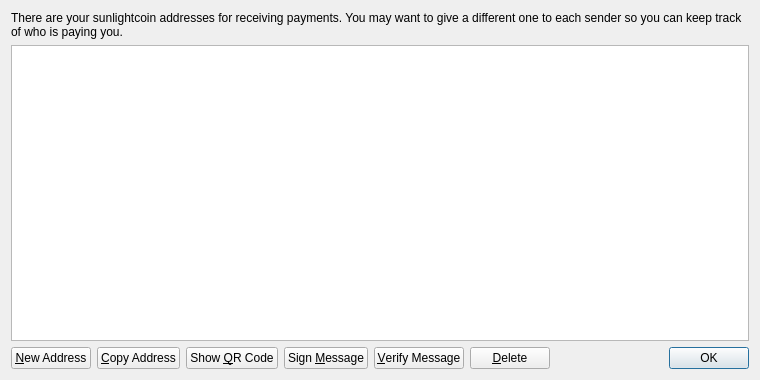
<?xml version="1.0" encoding="UTF-8"?>
<ui version="4.0">
 <class>AddressBookPage</class>
 <widget class="QWidget" name="AddressBookPage">
  <property name="geometry">
   <rect>
    <x>0</x>
    <y>0</y>
    <width>760</width>
    <height>380</height>
   </rect>
  </property>
  <property name="windowTitle">
   <string>Address Book</string>
  </property>
  <layout class="QVBoxLayout" name="verticalLayout">
   <item>
    <widget class="QLabel" name="labelExplanation">
     <property name="text">
      <string>There are your sunlightcoin addresses for receiving payments. You may want to give a different one to each sender so you can keep track of who is paying you.</string>
     </property>
     <property name="textFormat">
      <enum>Qt::PlainText</enum>
     </property>
     <property name="wordWrap">
      <bool>true</bool>
     </property>
    </widget>
   </item>
   <item>
    <widget class="QTableView" name="tableView">
     <property name="contextMenuPolicy">
      <enum>Qt::CustomContextMenu</enum>
     </property>
     <property name="toolTip">
      <string>Double-click to edit address or label</string>
     </property>
     <property name="tabKeyNavigation">
      <bool>false</bool>
     </property>
     <property name="alternatingRowColors">
      <bool>true</bool>
     </property>
     <property name="selectionMode">
      <enum>QAbstractItemView::SingleSelection</enum>
     </property>
     <property name="selectionBehavior">
      <enum>QAbstractItemView::SelectRows</enum>
     </property>
     <property name="sortingEnabled">
      <bool>true</bool>
     </property>
     <attribute name="verticalHeaderVisible">
      <bool>false</bool>
     </attribute>
    </widget>
   </item>
   <item>
    <layout class="QHBoxLayout" name="horizontalLayout">
     <item>
      <widget class="QPushButton" name="newAddressButton">
       <property name="toolTip">
        <string>Create a new address</string>
       </property>
       <property name="text">
        <string>&amp;New Address</string>
       </property>
       <property name="icon">
        <iconset resource="../bitcoin.qrc">
         <normaloff>:/icons/add</normaloff>:/icons/add</iconset>
       </property>
      </widget>
     </item>
     <item>
      <widget class="QPushButton" name="copyToClipboard">
       <property name="toolTip">
        <string>Copy the currently selected address to the system clipboard</string>
       </property>
       <property name="text">
        <string>&amp;Copy Address</string>
       </property>
       <property name="icon">
        <iconset resource="../bitcoin.qrc">
         <normaloff>:/icons/editcopy</normaloff>:/icons/editcopy</iconset>
       </property>
      </widget>
     </item>
     <item>
      <widget class="QPushButton" name="showQRCode">
       <property name="text">
        <string>Show &amp;QR Code</string>
       </property>
       <property name="icon">
        <iconset resource="../bitcoin.qrc">
         <normaloff>:/icons/qrcode</normaloff>:/icons/qrcode</iconset>
       </property>
      </widget>
     </item>
     <item>
      <widget class="QPushButton" name="signMessage">
       <property name="toolTip">
        <string>Sign a message to prove you own a sunlightcoin address</string>
       </property>
       <property name="text">
        <string>Sign &amp;Message</string>
       </property>
       <property name="icon">
        <iconset resource="../bitcoin.qrc">
         <normaloff>:/icons/edit</normaloff>:/icons/edit</iconset>
       </property>
      </widget>
     </item>
     <item>
      <widget class="QPushButton" name="verifyMessage">
       <property name="toolTip">
        <string>Verify a message to ensure it was signed with a specified sunlightcoin address</string>
       </property>
       <property name="text">
        <string>&amp;Verify Message</string>
       </property>
       <property name="icon">
        <iconset resource="../bitcoin.qrc">
         <normaloff>:/icons/transaction_0</normaloff>:/icons/transaction_0</iconset>
       </property>
      </widget>
     </item>
     <item>
      <widget class="QPushButton" name="deleteButton">
       <property name="toolTip">
        <string>Delete the currently selected address from the list</string>
       </property>
       <property name="text">
        <string>&amp;Delete</string>
       </property>
       <property name="icon">
        <iconset resource="../bitcoin.qrc">
         <normaloff>:/icons/remove</normaloff>:/icons/remove</iconset>
       </property>
      </widget>
     </item>
     <item>
      <spacer name="horizontalSpacer">
       <property name="orientation">
        <enum>Qt::Horizontal</enum>
       </property>
       <property name="sizeHint" stdset="0">
        <size>
         <width>40</width>
         <height>20</height>
        </size>
       </property>
      </spacer>
     </item>
     <item>
      <widget class="QDialogButtonBox" name="buttonBox">
       <property name="sizePolicy">
        <sizepolicy hsizetype="Maximum" vsizetype="Fixed">
         <horstretch>0</horstretch>
         <verstretch>0</verstretch>
        </sizepolicy>
       </property>
       <property name="standardButtons">
        <set>QDialogButtonBox::Ok</set>
       </property>
      </widget>
     </item>
    </layout>
   </item>
  </layout>
 </widget>
 <resources>
  <include location="../bitcoin.qrc"/>
 </resources>
 <connections/>
</ui>
